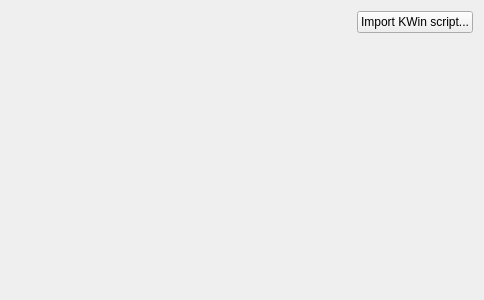
<?xml version="1.0" encoding="UTF-8"?>
<ui version="4.0">
 <class>Module</class>
 <widget class="QWidget" name="Module">
  <property name="geometry">
   <rect>
    <x>0</x>
    <y>0</y>
    <width>484</width>
    <height>300</height>
   </rect>
  </property>
  <property name="windowTitle">
   <string>KWin script configuration</string>
  </property>
  <layout class="QVBoxLayout" name="verticalLayout_2">
   <item>
    <layout class="QHBoxLayout" name="horizontalLayout">
     <item>
      <layout class="QVBoxLayout" name="verticalLayout2">
       <item>
        <widget class="KPluginSelector" name="scriptSelector" native="true">
         <property name="sizePolicy">
          <sizepolicy hsizetype="Expanding" vsizetype="Expanding">
           <horstretch>0</horstretch>
           <verstretch>0</verstretch>
          </sizepolicy>
         </property>
         <property name="focusPolicy">
          <enum>Qt::WheelFocus</enum>
         </property>
        </widget>
       </item>
      </layout>
     </item>
     <item>
      <layout class="QVBoxLayout" name="verticalLayout">
       <item>
        <widget class="QPushButton" name="importScriptButton">
         <property name="text">
          <string>Import KWin script...</string>
         </property>
        </widget>
       </item>
       <item>
        <spacer name="verticalSpacer">
         <property name="orientation">
          <enum>Qt::Vertical</enum>
         </property>
         <property name="sizeHint" stdset="0">
          <size>
           <width>20</width>
           <height>40</height>
          </size>
         </property>
        </spacer>
       </item>
      </layout>
     </item>
    </layout>
   </item>
  </layout>
 </widget>
 <customwidgets>
  <customwidget>
   <class>KPushButton</class>
   <extends>QPushButton</extends>
   <header>kpushbutton.h</header>
  </customwidget>
  <customwidget>
   <class>KPluginSelector</class>
   <extends>QWidget</extends>
   <header>kpluginselector.h</header>
   <container>1</container>
  </customwidget>
 </customwidgets>
 <resources/>
 <connections/>
</ui>
